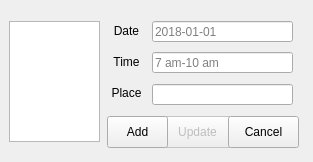
<?xml version="1.0" encoding="UTF-8"?>
<ui version="4.0">
 <class>planRegister</class>
 <widget class="QDialog" name="planRegister">
  <property name="geometry">
   <rect>
    <x>0</x>
    <y>0</y>
    <width>313</width>
    <height>162</height>
   </rect>
  </property>
  <property name="windowTitle">
   <string>Plan Register</string>
  </property>
  <widget class="QLabel" name="label">
   <property name="geometry">
    <rect>
     <x>96</x>
     <y>23</y>
     <width>61</width>
     <height>16</height>
    </rect>
   </property>
   <property name="text">
    <string>Date</string>
   </property>
   <property name="alignment">
    <set>Qt::AlignCenter</set>
   </property>
  </widget>
  <widget class="QLabel" name="label_2">
   <property name="geometry">
    <rect>
     <x>96</x>
     <y>52</y>
     <width>61</width>
     <height>20</height>
    </rect>
   </property>
   <property name="text">
    <string>Time</string>
   </property>
   <property name="alignment">
    <set>Qt::AlignCenter</set>
   </property>
  </widget>
  <widget class="QLabel" name="label_3">
   <property name="geometry">
    <rect>
     <x>96</x>
     <y>85</y>
     <width>61</width>
     <height>16</height>
    </rect>
   </property>
   <property name="text">
    <string>Place</string>
   </property>
   <property name="alignment">
    <set>Qt::AlignCenter</set>
   </property>
  </widget>
  <widget class="QLineEdit" name="leDate">
   <property name="geometry">
    <rect>
     <x>152</x>
     <y>21</y>
     <width>141</width>
     <height>21</height>
    </rect>
   </property>
   <property name="placeholderText">
    <string>2018-01-01</string>
   </property>
  </widget>
  <widget class="QLineEdit" name="leTime">
   <property name="geometry">
    <rect>
     <x>152</x>
     <y>52</y>
     <width>141</width>
     <height>21</height>
    </rect>
   </property>
   <property name="placeholderText">
    <string>7 am-10 am</string>
   </property>
  </widget>
  <widget class="QLineEdit" name="lePlace">
   <property name="geometry">
    <rect>
     <x>152</x>
     <y>84</y>
     <width>141</width>
     <height>21</height>
    </rect>
   </property>
  </widget>
  <widget class="QPushButton" name="pbUpdate">
   <property name="enabled">
    <bool>false</bool>
   </property>
   <property name="geometry">
    <rect>
     <x>162</x>
     <y>116</y>
     <width>71</width>
     <height>32</height>
    </rect>
   </property>
   <property name="text">
    <string>Update</string>
   </property>
  </widget>
  <widget class="QPushButton" name="pbCancel">
   <property name="geometry">
    <rect>
     <x>228</x>
     <y>116</y>
     <width>71</width>
     <height>32</height>
    </rect>
   </property>
   <property name="text">
    <string>Cancel</string>
   </property>
  </widget>
  <widget class="QListWidget" name="lwPlan">
   <property name="geometry">
    <rect>
     <x>9</x>
     <y>21</y>
     <width>91</width>
     <height>121</height>
    </rect>
   </property>
   <property name="font">
    <font>
     <pointsize>10</pointsize>
    </font>
   </property>
   <property name="editTriggers">
    <set>QAbstractItemView::NoEditTriggers</set>
   </property>
  </widget>
  <widget class="QPushButton" name="pbAdd">
   <property name="geometry">
    <rect>
     <x>107</x>
     <y>116</y>
     <width>61</width>
     <height>32</height>
    </rect>
   </property>
   <property name="text">
    <string>Add</string>
   </property>
  </widget>
 </widget>
 <resources/>
 <connections/>
</ui>
